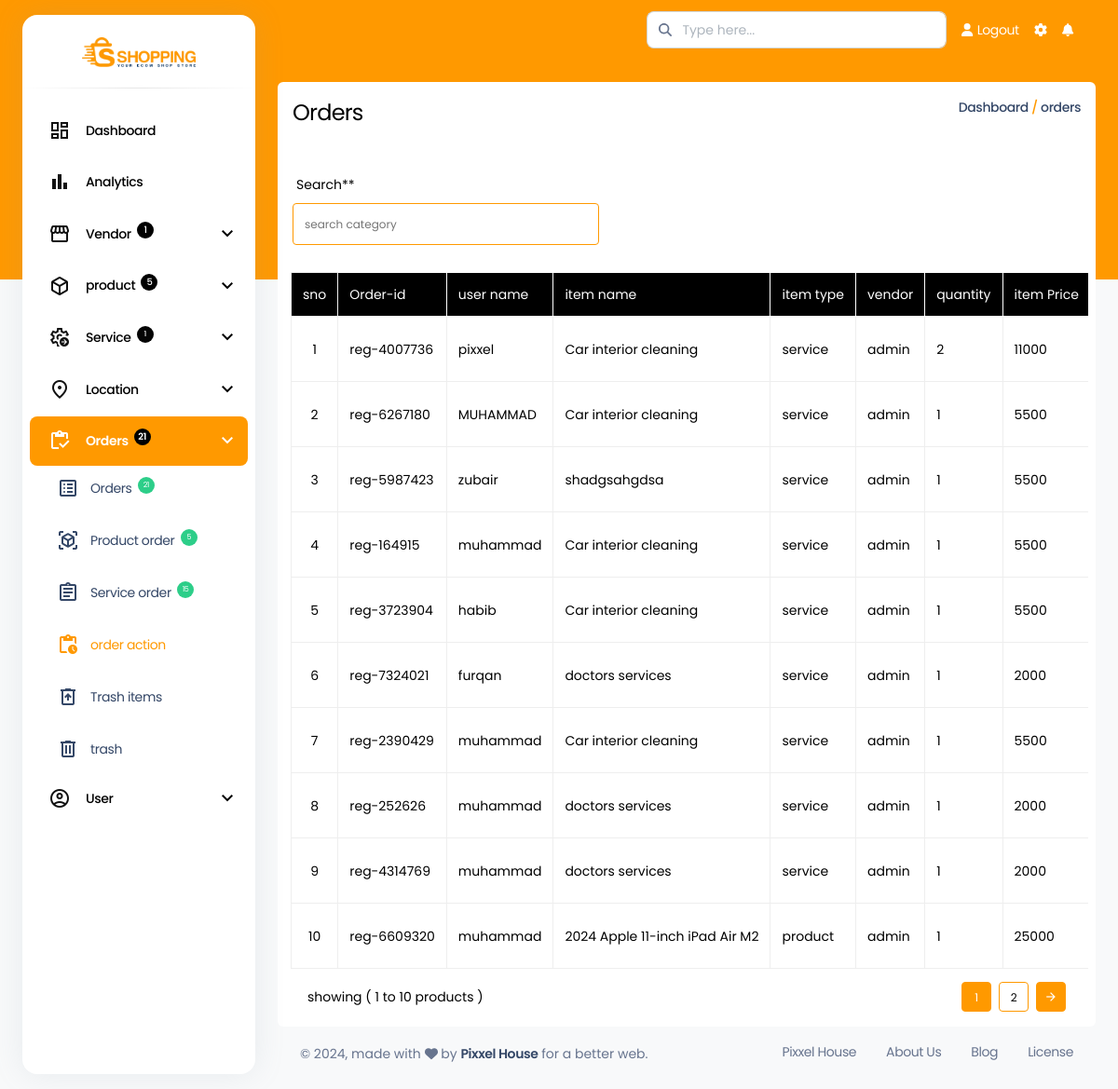
The app's page /admin/order-action.php (signed in) with its own data.
### tables this page shows
CREATE TABLE `order` (
  `Id` int(11) NOT NULL,
  `name` varchar(255) NOT NULL,
  `lastname` varchar(255) NOT NULL,
  `companyname` varchar(255) NOT NULL,
  `country` varchar(50) NOT NULL,
  `address_01` mediumtext NOT NULL,
  `address_02` mediumtext NOT NULL,
  `city` varchar(255) NOT NULL,
  `zipcode` varchar(255) NOT NULL,
  `phone` varchar(255) NOT NULL,
  `email` varchar(255) NOT NULL,
  `note` longtext NOT NULL,
  `orderprice` varchar(255) NOT NULL,
  `payment_option` varchar(255) NOT NULL,
  `vendor_ids` varchar(1000) NOT NULL,
  `user_id` varchar(50) NOT NULL,
  `purchase_code` varchar(50) NOT NULL,
  `trash` varchar(50) NOT NULL,
  `user_trash` varchar(50) NOT NULL,
  `viewed` varchar(50) NOT NULL,
  `status` varchar(50) NOT NULL,
  `date` varchar(50) NOT NULL
);

CREATE TABLE `order_items` (
  `Id` int(11) NOT NULL,
  `item_name` mediumtext NOT NULL,
  `item_id` varchar(50) NOT NULL,
  `item_vendor_id` varchar(50) NOT NULL,
  `item_quantity` varchar(255) NOT NULL,
  `item_price` varchar(255) NOT NULL,
  `item_options` varchar(1000) NOT NULL,
  `item_type` varchar(255) NOT NULL,
  `image` varchar(1000) NOT NULL,
  `order_code` varchar(255) NOT NULL,
  `order_id` varchar(50) NOT NULL,
  `status` varchar(50) NOT NULL,
  `admin_trash` varchar(50) NOT NULL,
  `vendor_trash` varchar(50) NOT NULL,
  `admin_view` varchar(50) NOT NULL,
  `vendor_view` varchar(50) NOT NULL,
  `date` varchar(255) NOT NULL
);

### customFunc.php (called while the page is built, shortened)
<?php
function fetchOtherdetails($connection, $table, $column, $id)
{
    $otherData = mysqli_prepare($connection, "SELECT * FROM `$table` WHERE `$column` = ?");
    mysqli_stmt_bind_param($otherData, 's', $id);
    mysqli_stmt_execute($otherData);
    $Result = mysqli_stmt_get_result($otherData);
    if ($Result) {
        return $Result;
    } else {
        mysqli_error($connection);
    }
}
?>

### admin/order-action.php (the view, shortened to what this page needs)
<?php
$comp__ser = '1';
?>
<!DOCTYPE html>
<html lang="en">
<head>
    <?php include('include/links.php') ?>
    <link rel="stylesheet" href="../assets/css/order-action.css">
</head>
<body class="g-sidenav-show   bg-gray-100">
    <?php include('include/sidebar.php') ?>
    <main class="main-content position-relative border-radius-lg ">
        <?php include('include/navbar.php') ?>
        <?php
        $admin__id = '0';
        $act_item = mysqli_prepare($con, "SELECT * FROM `order_items` WHERE `item_vendor_id` = ? AND `status` != ? ");
        mysqli_stmt_bind_param($act_item, 'ss', $admin__id, $comp__ser);
        if (mysqli_stmt_execute($act_item)) {
            $count_qry = mysqli_stmt_get_result($act_item);
        }
        $count = mysqli_num_rows($count_qry);
        $limit = 10;
        $page = isset($_GET['page']) ? $_GET['page'] : 1;
        $offset = ($page -  1) * $limit;
        ?>
        <div class="container-fluid p-4">
            <div class="col-12 p-2 rounded bg-white">
                <div class="col-12 d-flex justify-content-between p-2 brd__crumbs">
                    <h3 class="page-head">Orders</h3>
                    <h6 class="brd-crumbs brd-crumbs-active"><a href="index.php">Dashboard</a>/<a href="">orders </a></h6>
                </div>
                <div class="col-12  p-2 justify-content-start align-items-end gap-2 d-flex mt-4 other-type-filter">
                    <div class="filter-inp-div">
                        <label for="">search**</label>
                        <input type="text" placeholder="search category" class="search-products w-100">
                    </div>
                </div>
                <div class="col-12 table-responsive product-wrapper">
                    <table class=" product-table w-100">
                        <thead>
                            <tr>
                                <th>sno</th>
                                <th> Order-id</th>
                                <th> user name </th>
                                <th> item name</th>
                                <th>item type </th>
                                <th> vendor</th>
                                <th> quantity </th>
                                <th> item Price </th>
                            </tr>
                        </thead>
                        <tbody>
                            <?php
                            $order_items = mysqli_prepare($con, "SELECT * FROM `order_items` WHERE `item_vendor_id` = ? AND `status` != ? ORDER BY `Id` DESC LIMIT $limit OFFSET $offset");
                            mysqli_stmt_bind_param($order_items, 'ss', $admin__id, $comp__ser);
                            if (mysqli_stmt_execute($order_items)) {
                                $order_res = mysqli_stmt_get_result($order_items);
                                $sno = 0;
                                while ($sh_order_items =  mysqli_fetch_assoc($order_res)) {
                                    $order_qry = fetchOtherdetails($con, 'order', 'Id', $sh_order_items['order_id']);
                                    while ($ord = mysqli_fetch_assoc($order_qry)) {
                                        $sno++;
                            ?>
                                        <tr>
                                            <td><?= $sno ?></td>
                                            <td><?= $ord['purchase_code']  ?></td>
                                            <td><?= $ord['name']  ?></td>
                                            <td><?= substr($sh_order_items['item_name'], 0, 30) ?></td>
                                            <td><?= $sh_order_items['item_type']  ?></td>
                                            <td>
                                                <?= 'admin' ?>
                                            </td>
                                            <td><?= $sh_order_items['item_quantity'] ?></td>
                                            <td><?= $sh_order_items['item_price']  ?></td>
                                        </tr>
                            <?php
                                    }
                                }
                            }
                            ?>
                        </tbody>
                    </table>
                </div>
                <?php
                $totalPage = ceil($count / $limit);
                $startNo = 1 + $offset;
                $rangeNo = min(($page * $limit), $count);
                ?>
                <div class="col-12 custom-pagination-wrapper d-flex justify-content-between my-2 px-4 align-items-center">
                    <div class="col-lg-4 col-md-6 col-sm-12  pagination-message">
                        showing ( <span class="show-product-num"><?= $startNo ?></span> to <span class="total-product-num"><?= $rangeNo; ?></span> products )
                    </div>
                    <div class="col-lg-4 col-md-6 col-sm-12 cus-pagination d-flex ">
                        <div class="page-num-wrapper d-flex gap-2">
                                <?php
                                                                    for ($i = $page - 1; $i <= $page + 1; $i++) {
                                                                        if ($i < 1) {
                                                                            continue;
                                                                        }
                                ?> <a href="?page=<?= $i ?>
                                " class="page-btn <?php echo $page == $i ?  'active-page' : '' ?> "><?= $i ?></a> <?php
                                                                                                                }
                                                                                                                    ?>
                                ?> <a href="?page=<?= $totalPage ?>" class="page-btn"><?= $totalPage ?></a> <?php
                                                                                                        if ($page < $totalPage) {
                                                                                                            ?>
                                <a href="?page=<?= $page + 1 ?>" class="page-btn page-next">
                                    <span class="material-symbols-outlined">
                                    </span>
                                </a>
                            <?php
                                                                                                        }
                            ?>
                        </div>
                    </div>
                </div>
            </div>
            <?php include('include/footer.php') ?>
        </div>
    </main>
</body>
</html>

### assets/css/style.css (style rules this page uses)
.brd-crumbs { color: #000; font-size: 14px; font-family: var(--cus-font-family); display: flex; gap: 3px; font-weight: 500; }
.brd-crumbs a { transition: 0.5s ease-in-out all; }
.brd-crumbs-active { color: #ff9900; }
.page-head { font-size: 24px; font-family: var(--cus-font-family); font-weight: 400; color: #000; }
.product-wrapper { padding: 6px; }
.product-table { white-space: nowrap; padding: 5px; margin-top: 15px; }
.product-table thead { color: #fff; background: #000; }
.product-table thead th, .product-table tbody td { padding: 12px; font-size: 14px; font-weight: 400; border: 1px solid #fff; }
.product-table thead th:first-child, .product-table thead th:last-child { border-color: #eee; }
.product-table thead th:first-child, .product-table tbody tr td:first-child { text-align: center; }
.product-table thead, .product-table tbody { width: 100%; }
.product-table thead { border-collapse: collapse; }
.product-table tbody td { border-color: #eee; color: #000; height: 100%; }
.pagination-message { color: #000; font-size: 14px; }
.page-btn { width: 32px; height: 32px; background: 0; border: 1px solid #ff9900; display: flex; justify-content: center; align-items: center; color: #000; font-size: 12px; transition: 0.5s ease-in-out all; border-radius: 4px; }
.active-page { background: #ff9900; }
.page-prev span, .page-next span, .page-dots span { font-size: 16px; }
.page-prev, .page-next { background: #ff9900; color: #fff; }
.active-page { background: #ff9900; color: #fff; }
.search-products, .product-sort { width: 60%; font-size: 12px; font-family: var(--cus-font-family); color: #000; border: 1px solid #ff9900; padding: 12px; border-radius: 4px; outline: 0; background: #fff; }
.filter-inp-div label { color: #000000; font-size: 14px; font-family: var(--cus-font-family); font-weight: 400; text-transform: capitalize; }
.cus-pagination { justify-content: end; }

### records on screen
order_items: item_name "Car interior cleaning", item_type "service", item_quantity "2", item_price "11000"
order: purchase_code "reg-4007736", name "pixxel"
order_items: item_name "Car interior cleaning", item_type "service", item_quantity "1", item_price "5500"
order: purchase_code "reg-6267180", name "MUHAMMAD"
order_items: item_name "shadgsahgdsa", item_type "service", item_quantity "1", item_price "5500"
order: purchase_code "reg-5987423", name "zubair"
order_items: item_name "Car interior cleaning", item_type "service", item_quantity "1", item_price "5500"
order: purchase_code "reg-164915", name "muhammad"
order_items: item_name "Car interior cleaning", item_type "service", item_quantity "1", item_price "5500"
order: purchase_code "reg-3723904", name "habib"
order_items: item_name "doctors services", item_type "service", item_quantity "1", item_price "2000"
order: purchase_code "reg-7324021", name "furqan"
order_items: item_name "Car interior cleaning", item_type "service", item_quantity "1", item_price "5500"
order: purchase_code "reg-2390429", name "muhammad"
order_items: item_name "doctors services", item_type "service", item_quantity "1", item_price "2000"
order: purchase_code "reg-252626", name "muhammad"
order_items: item_name "doctors services", item_type "service", item_quantity "1", item_price "2000"
order: purchase_code "reg-4314769", name "muhammad"
order_items: item_name "2024 Apple 11-inch iPad Air M2", item_type "product", item_quantity "1", item_price "25000"
order: purchase_code "reg-6609320", name "muhammad"

### other values on screen
mysqli_num_rows($unviewed) "1"
mysqli_num_rows($unviewed_products) "5"
mysqli_num_rows($unviewed_services) "1"
mysqli_num_rows($unviewed_orders) "21"
mysqli_num_rows($un_viewed_trashed_orders) "21"
mysqli_num_rows($unviewd_product_order) "5"
mysqli_num_rows($unviewd_service_order) "15"
$startNo "1"
$rangeNo "10"
